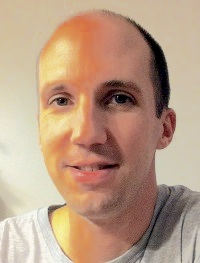
#> input picture server/1.jpeg, 200 x 263 px
$ jupyter execute Untitled.ipynb   (shell and % lines are left out)   (older library calls are emulated)
#> lines starting #> are read from the running program, lines starting #| are printed output that depends on the picture; after the words box and inside, x2 and y2 are one past the last pixel; in counts of white or black regions, pixels touching at a corner belong together
[cell 1]
import cv2
import numpy as np
import matplotlib.pyplot as plt

image = cv2.imread('1.jpeg')
#> image is the input picture: shape (263, 200, 3); mean B, G, R 132.2, 155.9, 186.5

# b,g,r = cv2.split(image)       # get b,g,r
# image = cv2.merge([r,g,b])

gray = cv2.cvtColor(image, cv2.COLOR_BGR2GRAY)
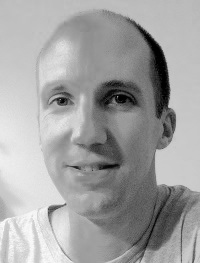
#> gray: shape (263, 200); min 0, max 252, mean 162.3
blurred = cv2.GaussianBlur(gray, (9, 9), 0)
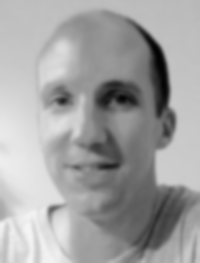
#> blurred: shape (263, 200); min 2, max 245, mean 162.3

canny = cv2.Canny(blurred, 10, 80)
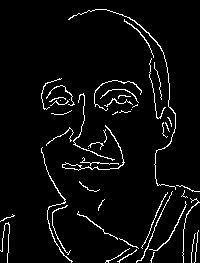
#> canny: shape (263, 200); 4.5% white in thin lines or dots

(_, cnts, _) = cv2.findContours(canny.copy(), cv2.RETR_EXTERNAL, cv2.CHAIN_APPROX_SIMPLE)
#> cnts = 48 contours, 42 with area under 20; largest, box (x1, y1, x2, y2) and area: (62, 125, 125, 171) 101, (68, 9, 176, 190) 48, (41, 147, 73, 263) 39, (149, 201, 187, 251) 28, (73, 93, 115, 161) 23, (124, 19, 154, 58) 21

shape = np.ones(image.shape, np.uint8) * 255
# shape = image.copy()
cv2.drawContours(shape, cnts, -1, (0, 0, 0), 2)
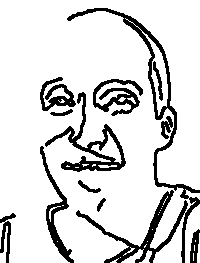
#> shape: shape (263, 200, 3); 85.3% white; 12 black regions, largest, box (x1, y1, x2, y2) and area: (67, 8, 200, 263) 3244, (45, 92, 126, 172) 1361, (93, 79, 143, 116) 801
plt.imshow(shape)
# cv2.imwrite('3.png', shape)

$ run again, with server/2.jpeg copied over server/1.jpeg
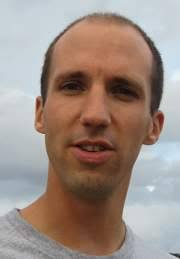
#> input picture server/2.jpeg, 180 x 259 px
#> image is the input picture: shape (259, 180, 3); mean B, G, R 132.3, 140.9, 158
#> `canny = cv2.Canny(blurred, 10, 80)`:
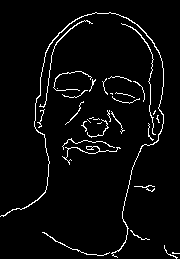
#> canny: shape (259, 180); 3.9% white in thin lines or dots
#> cnts = 33 contours, 29 with area under 20; largest, box (x1, y1, x2, y2) and area: (0, 12, 164, 258) 124, (62, 146, 121, 165) 30, (39, 20, 93, 108) 28, (121, 23, 156, 135) 24
#> `cv2.drawContours(shape, cnts, -1, (0, 0, 0), 2)`:
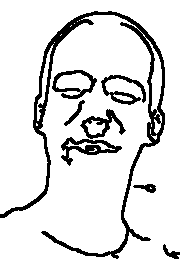
#> shape: shape (259, 180, 3); 87.3% white; 8 black regions, largest, box (x1, y1, x2, y2) and area: (0, 11, 165, 259) 3616, (61, 137, 122, 166) 602, (101, 75, 146, 105) 462

$ run again, with server/3.jpeg copied over server/1.jpeg
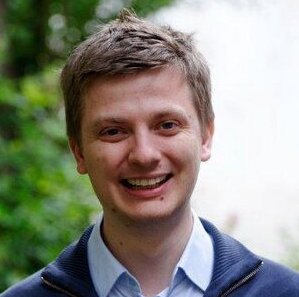
#> input picture server/3.jpeg, 299 x 297 px
#> image is the input picture: shape (297, 299, 3); mean B, G, R 127.2, 138.6, 138.7
#> `canny = cv2.Canny(blurred, 10, 80)`:
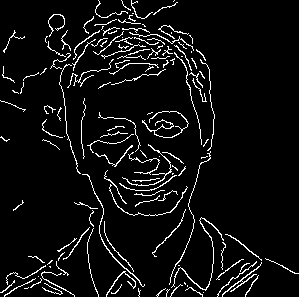
#> canny: shape (297, 299); 6% white in thin lines or dots
#> cnts = 143 contours, 132 with area under 20; largest, box (x1, y1, x2, y2) and area: (171, 217, 224, 291) 54, (82, 174, 145, 287) 50, (222, 262, 262, 297) 44, (142, 111, 189, 138) 40, (122, 144, 172, 186) 34
#> `cv2.drawContours(shape, cnts, -1, (0, 0, 0), 2)`:
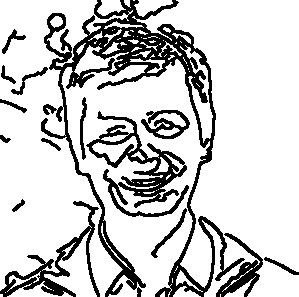
#> shape: shape (297, 299, 3); 80.2% white; 15 black regions, largest, box (x1, y1, x2, y2) and area: (41, 0, 245, 297) 9788, (86, 111, 189, 217) 3060, (0, 201, 100, 297) 1864

$ run again, with server/2.png saved as server/1.jpeg
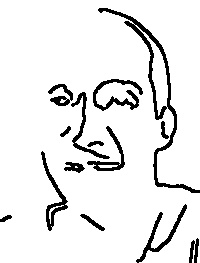
#> input picture server/2.png, 200 x 263 px
#> image is the input picture: shape (263, 200, 3); min 0, max 255, mean 233
#> `canny = cv2.Canny(blurred, 10, 80)`:
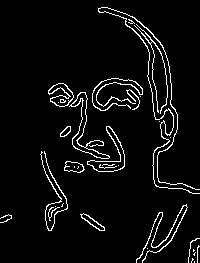
#> canny: shape (263, 200); 5.2% white in thin lines or dots
#> cnts = 27 contours, 15 with area under 20; largest, box (x1, y1, x2, y2) and area: (87, 126, 125, 172) 490, (69, 92, 110, 159) 481, (48, 83, 74, 107) 312, (64, 161, 85, 173) 158, (80, 213, 105, 231) 132
#> `cv2.drawContours(shape, cnts, -1, (0, 0, 0), 2)`:
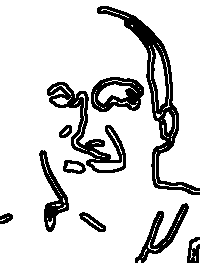
#> shape: shape (263, 200, 3); 84.4% white; 10 black regions, largest, box (x1, y1, x2, y2) and area: (97, 6, 200, 195) 2840, (47, 82, 126, 173) 1799, (91, 77, 144, 112) 1038
